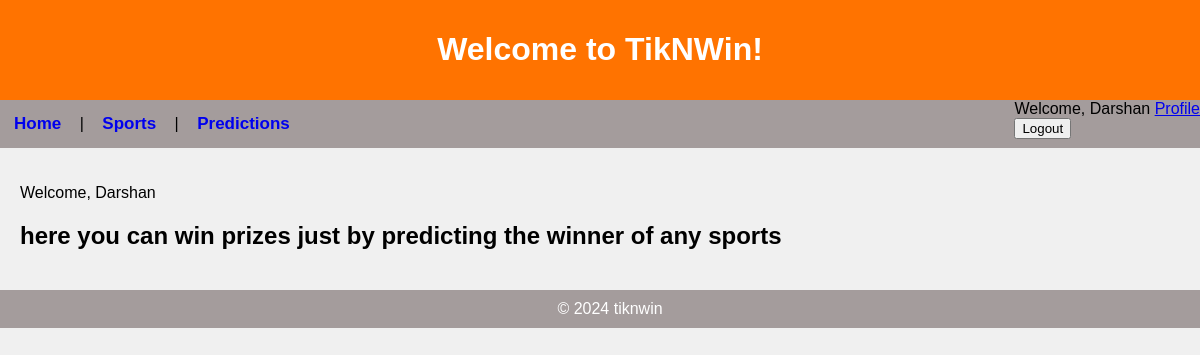
The app's page / (signed in), older data.
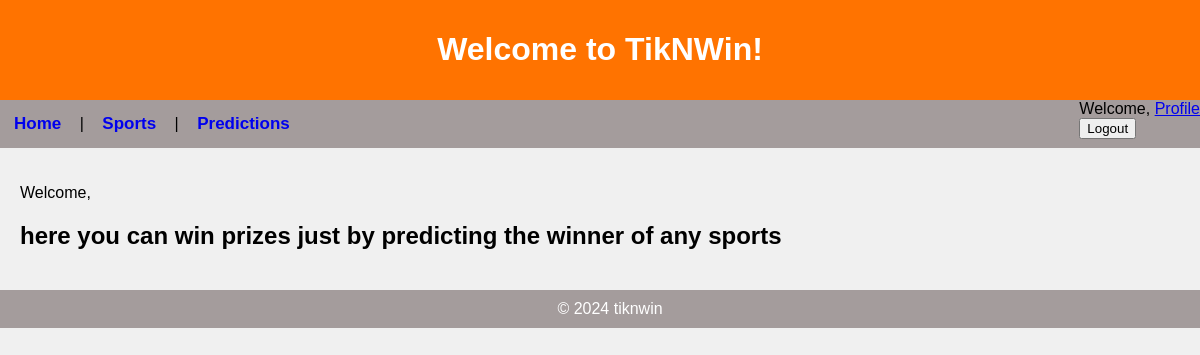
The same page, newer data.
### app/models.py (models this page shows, shortened)
class User(AbstractUser):
    date_of_birth = models.DateField(null=True, blank=True)
    profile_picture = models.ImageField(upload_to='media/profile_pics/', null=True, blank=True)
    phone_number = models.CharField(max_length=15, null=True, blank=True)
    address = models.TextField(null=True, blank=True)
    bio = models.TextField(null=True, blank=True)
    gender = models.CharField(max_length=10, choices=[('Male', 'Male'), ('Female', 'Female'), ('Other', 'Other')], null=True, blank=True)
    occupation = models.CharField(max_length=255, null=True, blank=True)
    company = models.CharField(max_length=255, null=True, blank=True)
    receive_newsletter = models.BooleanField(default=False)
    created_at = models.DateTimeField(auto_now_add=True)
    updated_at = models.DateTimeField(auto_now=True)
    groups = models.ManyToManyField('auth.Group',blank=True,related_name='user_groups')
    user_permissions = models.ManyToManyField('auth.Permission',blank=True,related_name='user_user_permissions')

### app/views.py (the view)
# urls.py: path("", index, name="index"),
def index(request):
    return render(request, "app/index.html")

### app/templates/app/index.html (shortened to what this page needs)
{% extends 'app/layout.html' %}
{% block header %}Welcome to TikNWin!{% endblock %}
{% block content %}
{% if user.is_authenticated %}
    <p>Welcome, {{ user.first_name }} </p>
    <h2>here you can  win prizes  just by predicting the winner of any sports </h2>
{% else %}
    <h2> Welcome to TikNWin for start winninng do <a href="{% url 'login' %}">Login</a></h2>
{% endif %}
{% endblock %}

### app/templates/app/layout.html (shortened to what this page needs)
<!DOCTYPE html>
<html lang="en">
<head>
    {% load static %}
    <link rel="stylesheet" href="{% static 'app/styles.css' %}">
</head>
<body>
    <header>
        <h1>{% block header %}TiknWin{% endblock %}</h1>
    </header>
    <nav>
        <div class="left-links">
            <a class="links" href="{% url 'app:index' %}">Home</a> |
            <a class="links" href="{% url 'app:sports' %}">Sports</a> |
            <a class="links" href="{% url 'app:predictions' %}">Predictions</a>
        </div>
        <div class="right-links">
            {% if user.is_authenticated %}
                Welcome, {{ user.first_name }}
                <a href="{% url 'app:profile' %}">Profile</a>
                <form method="post" action="{% url 'logout' %}">
                <input type="submit" value="Logout">
                </form>
            {% else %}
                <a class="links" href="{% url 'login' %}">Login</a> |
                <a class="links" href="{% url 'app:register' %}">Register</a>
            {% endif %}
            </div>
    </nav>
    <main>
        {% block content %}{% endblock %}
    </main>
    <footer>
        &copy; {% block footer_year %}2024{% endblock %} tiknwin
    </footer>
</body>
</html>

Row changes from the older to the newer data that the page shows:
no longer on this page (row edited): User: first_name "Darshan"
